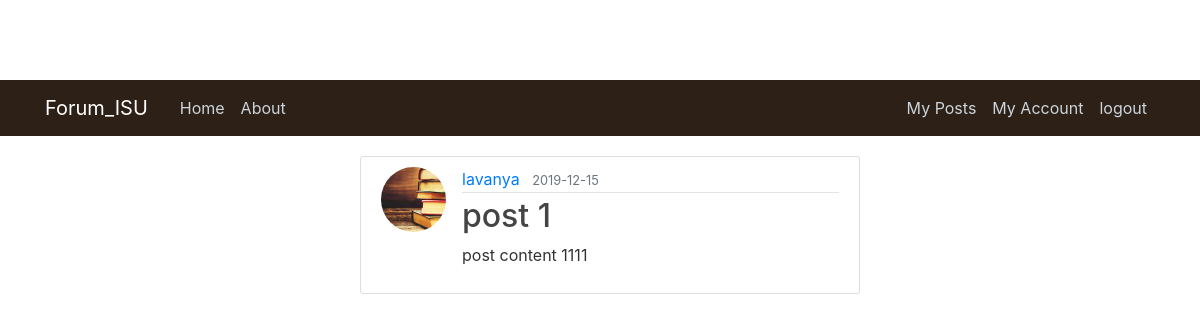
The app's page /my_posts (signed in) with its own data.
### forum_isu/models.py (models this page shows, shortened)
class Post(db.Model):
    id = db.Column(db.Integer, primary_key=True)
    title = db.Column(db.String(100), nullable=False)
    date_posted = db.Column(db.DateTime, nullable=False, default=datetime.utcnow)
    content = db.Column(db.Text, nullable=False)
    picture = db.Column(db.String(20), nullable=False, default='default.jpg')
    user_id = db.Column(db.Integer, db.ForeignKey('user.id'), nullable=False)
    comments = db.relationship('Comment', backref='article', lazy=True)

class User(db.Model, UserMixin):
    id         = db.Column(db.Integer, primary_key=True)
    username   = db.Column(db.String(20), unique=True, nullable=False)
    email      = db.Column(db.String(120), unique=True, nullable=False)
    image_file = db.Column(db.String(20), nullable=False, default='default.jpg')
    password   = db.Column(db.String(60), nullable=False)
    posts       = db.relationship('Post', backref='author', lazy=True)

### forum_isu/routes.py (the view)
@app.route('/my_posts', methods=['GET', 'POST'])
@login_required
def my_posts():
    posts= Post.query.filter_by(user_id=current_user.id)#.first()
    return render_template ('my_posts.html', title = "my_posts", posts=posts)

### forum_isu/models.py (called while the page is built)
@login_manager.user_loader
def load_user(user_id):
    return User.query.get(int(user_id))

### forum_isu/templates/my_posts.html
{% extends "layout.html" %}
{% block content %}
{% for post in posts %}
        <article class="media content-section">
          <img class="rounded-circle article-img" src="{{ url_for('static', filename='profile_pics/' + post.author.image_file) }}">
          <div class="media-body">
            <div class="article-metadata">
              <a class="mr-2" href="#">{{ post.author.username }}</a>
              <small class="text-muted">{{ post.date_posted.strftime('%Y-%m-%d') }}</small>
            </div>
            <h2><a class="article-title" href="{{ url_for('post', post_id=post.id) }}">{{ post.title }}</a></h2>
            <p class="article-content">{{ post.content }}</p>
          </div>
        </article>
    {% endfor %}
{% endblock content %}

### forum_isu/static/main.css (style rules this page uses)
body { background-image: url("https://www.desktopbackground.org/p/2011/01/23/146299_sanderson-home-wallpapers-maycott-addison-plain-collection_800x800_h.jpg"); color: #333333; margin-top: 5rem; }
h1, h2, h3, h4, h5, h6 { color: #444444; }
.content-section { background: #ffffff; padding: 10px 20px; border: 1px solid #dddddd; border-radius: 3px; margin-top:20px; margin-left: 300px; width:500px; }
.article-title { color: #444444; }
.article-content { white-space: pre-line; }
.article-img { height: 65px; width: 65px; margin-right: 16px; }
.article-metadata { padding-bottom: 1px; margin-bottom: 4px; border-bottom: 1px solid #e3e3e3 }

### records on screen
Post: image_file (picture), author.username "lavanya", date_posted "2019-12-15", title "post 1", content "post content 1111"
